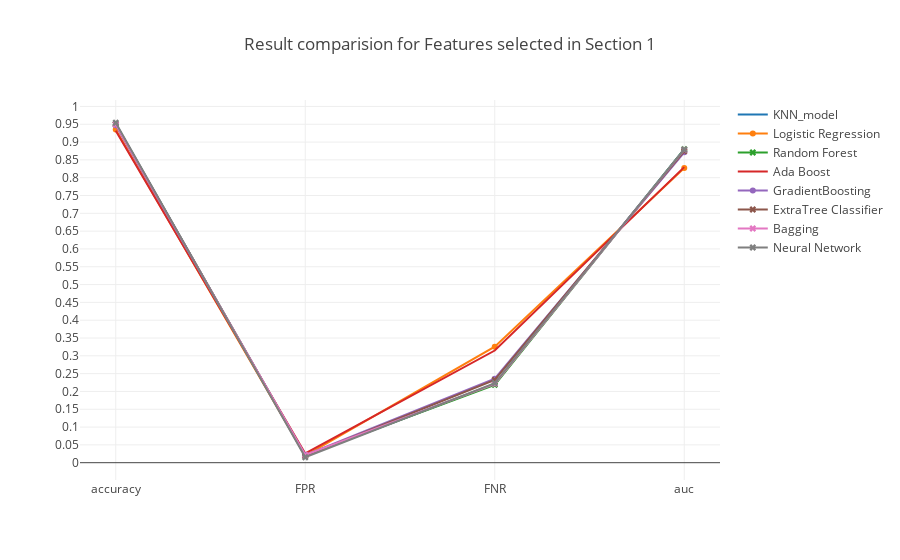

Here is the notebook cell this chart was saved with:
### Markdown cell above
### <a id='1.A' style="text-decoration : none; color : #000000;"> A Results</a>

### Code cell
trace0 = go.Scatter(x=table_80_50_test.iloc[0].index.values[[0,5,6,7]],
                    y=table_80_50_test.iloc[0].values[[0,5,6,7]],
                    mode = 'lines',
                    name = 'KNN_model')

trace1 = go.Scatter(x=table_80_50_test.iloc[1].index.values[[0,5,6,7]],
                    y=table_80_50_test.iloc[1].values[[0,5,6,7]],
                    mode = 'lines+markers',
                    name = 'Logistic Regression')

trace2 = go.Scatter(x=table_80_50_test.iloc[2].index.values[[0,5,6,7]],
                    y=table_80_50_test.iloc[2].values[[0,5,6,7]],
                    mode = 'lines+markers',marker=dict(symbol='x'),
                    name = 'Random Forest')


trace3 = go.Scatter(x=table_80_50_test.iloc[3].index.values[[0,5,6,7]],
                    y=table_80_50_test.iloc[3].values[[0,5,6,7]],
                    mode = 'lines',
                    name = 'Ada Boost')

trace4 = go.Scatter(x=table_80_50_test.iloc[4].index.values[[0,5,6,7]],
                    y=table_80_50_test.iloc[4].values[[0,5,6,7]],
                    mode = 'lines+markers',
                    name = 'GradientBoosting')

trace5 = go.Scatter(x=table_80_50_test.iloc[5].index.values[[0,5,6,7]],
                    y=table_80_50_test.iloc[5].values[[0,5,6,7]],
                    mode = 'lines+markers',marker=dict(symbol='x'),
                    name = 'ExtraTree Classifier')

trace6 = go.Scatter(x=table_80_50_test.iloc[6].index.values[[0,5,6,7]],
                    y=table_80_50_test.iloc[6].values[[0,5,6,7]],
                    mode = 'lines+markers',marker=dict(symbol='x'),
                    name = 'Bagging')

trace7 = go.Scatter(x=table_80_50_test.iloc[7].index.values[[0,5,6,7]],
                    y=table_80_50_test.iloc[7].values[[0,5,6,7]],
                    mode = 'lines+markers',marker=dict(symbol='x'),
                    name = 'Neural Network')



data = [trace0, trace1, trace2, trace3, trace4, trace5, trace6, trace7]
layout = go.Layout(yaxis=dict(tick0=0,dtick=0.05),title='Result comparision for Features selected in Section 1')
fig = go.Figure(data=data, layout=layout)

iplot(fig, filename='Result')

### Figure 1 — Plotly figure (JSON) as saved in the notebook; plotly's stock layout.template omitted (floating-point values rounded to 4 significant figures)
{"data": [{"mode": "lines", "name": "KNN_model", "type": "scatter", "uid": "8d8775de-09d4-4833-b1fc-22337d052c81", "x": ["accuracy", "FPR", "FNR", "auc"], "y": [0.9515, 0.01891, 0.2213, 0.8799]}, {"mode": "lines+markers", "name": "Logistic Regression", "type": "scatter", "uid": "ba0cb73f-7b5b-4930-90b4-8fee48d6fa02", "x": ["accuracy", "FPR", "FNR", "auc"], "y": [0.9355, 0.01966, 0.3258, 0.8273]}, {"marker": {"symbol": "x"}, "mode": "lines+markers", "name": "Random Forest", "type": "scatter", "uid": "7d439c33-50bd-4dff-8fef-c1b3e1b47e09", "x": ["accuracy", "FPR", "FNR", "auc"], "y": [0.9502, 0.02091, 0.2184, 0.8803]}, {"mode": "lines", "name": "Ada Boost", "type": "scatter", "uid": "f4b1e5a4-a9cd-4f0e-a87a-f897b872c8a3", "x": ["accuracy", "FPR", "FNR", "auc"], "y": [0.9319, 0.0258, 0.3148, 0.8297]}, {"mode": "lines+markers", "name": "GradientBoosting", "type": "scatter", "uid": "9a26b58d-fe49-4fb7-8999-dd43f81bc876", "x": ["accuracy", "FPR", "FNR", "auc"], "y": [0.9473, 0.02129, 0.2359, 0.8714]}, {"marker": {"symbol": "x"}, "mode": "lines+markers", "name": "ExtraTree Classifier", "type": "scatter", "uid": "035544c5-3ac6-4682-a161-e5ac26442eb6", "x": ["accuracy", "FPR", "FNR", "auc"], "y": [0.9499, 0.01891, 0.2323, 0.8744]}, {"marker": {"symbol": "x"}, "mode": "lines+markers", "name": "Bagging", "type": "scatter", "uid": "09f30403-91d3-40a5-a41b-4ff8501d780b", "x": ["accuracy", "FPR", "FNR", "auc"], "y": [0.9492, 0.02154, 0.2213, 0.8786]}, {"marker": {"symbol": "x"}, "mode": "lines+markers", "name": "Neural Network", "type": "scatter", "uid": "6599ce17-7a5b-4e51-970c-265d84573cc6", "x": ["accuracy", "FPR", "FNR", "auc"], "y": [0.9542, 0.01528, 0.2235, 0.8786]}], "layout": {"title": "Result comparision for Features selected in Section 1", "yaxis": {"dtick": 0.05, "tick0": 0}}}
